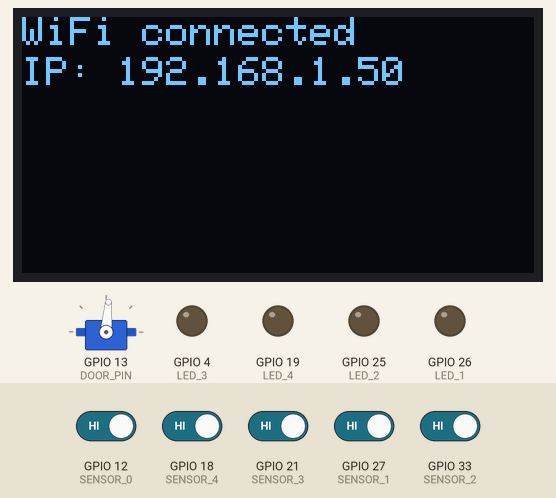
This program was run on a simulated ESP32. Shown: 128×64 one-colour display, servo, output pins drawn as LEDs (lit = HIGH). Inputs (shaded band) come from the test bench; at power-on: GPIO 12 (SENSOR_0), GPIO 18 (SENSOR_4), GPIO 21 (SENSOR_3), GPIO 27 (SENSOR_1), GPIO 33 (SENSOR_2) HIGH. WiFi joins after 1.5 s; servers stay silent unless stated; what the program prints to the serial monitor is not drawn.

Above: at 2.7 s.
2.8 s: GPIO 12 (SENSOR_0) driven LOW
At 3.3 s:
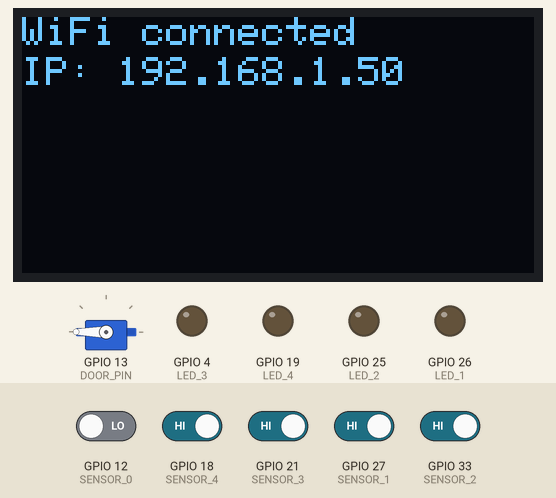
4.3 s: GPIO 18 (SENSOR_4) driven LOW
At 5.5 s:
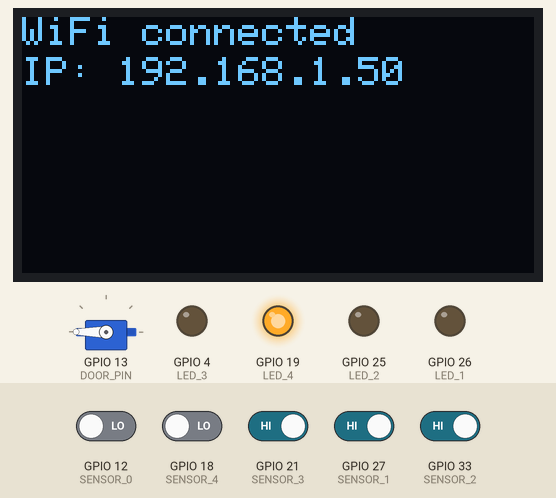
7.3 s: GPIO 21 (SENSOR_3) driven LOW
At 7.9 s:
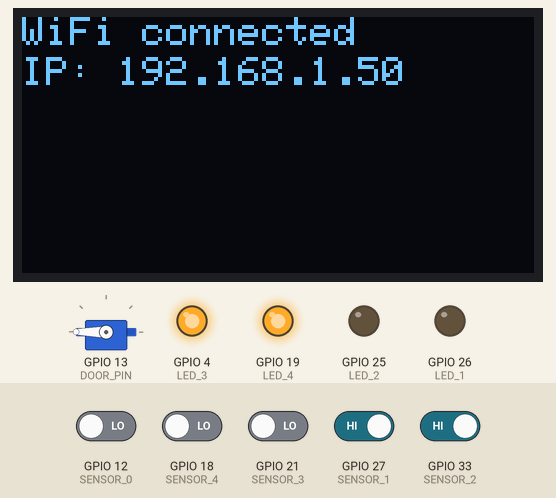
10.3 s: GPIO 27 (SENSOR_1) driven LOW
At 11.4 s:
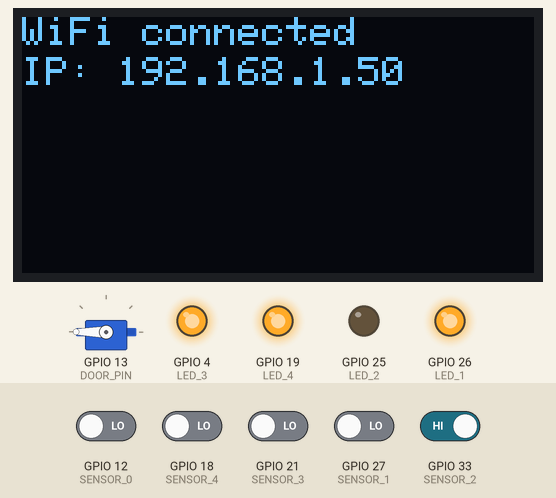
13.3 s: GPIO 33 (SENSOR_2) driven LOW
At 13.7 s:
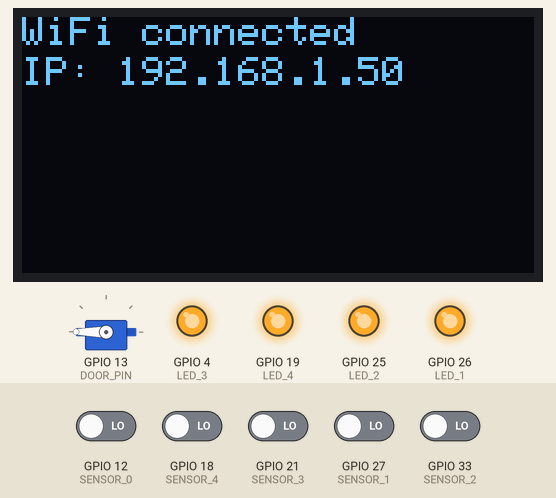
16.3 s: GPIO 18 (SENSOR_4) driven HIGH
At 17.2 s:
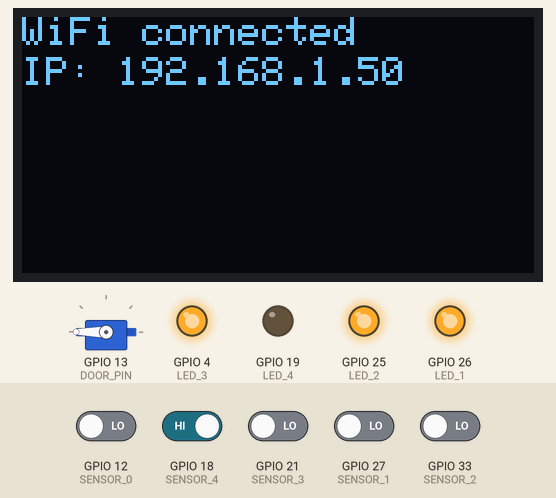
Timing chart, 0 to 19.3 s (numbered marks = the images above; inputs shaded):
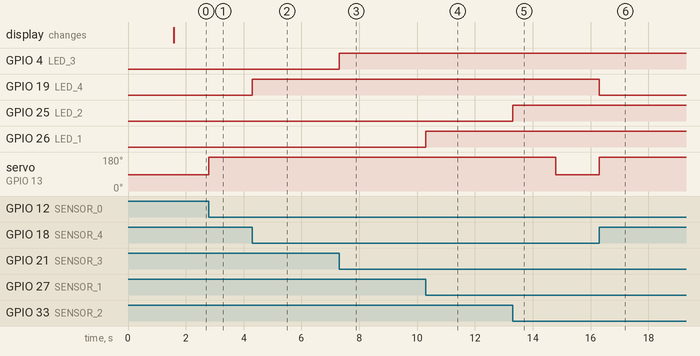

The program:

main.cpp
```cpp
#include <ESP32Servo.h>
#include <WiFi.h>
#include <Wire.h>
#include <Adafruit_GFX.h>
#include <Adafruit_SSD1306.h>
#include <WebServer.h>

#define SENSOR_0 12
#define SENSOR_1 27
#define SENSOR_2 33
#define SENSOR_3 21
#define SENSOR_4 18

#define LED_1 26
#define LED_2 25
#define LED_3 4
#define LED_4 19
#define DOOR_PIN 13

#define DOOR_OPEN_ANGLE 180
#define DOOR_CLOSED_ANGLE 85

const char* ssid = "Vuongdz";//Vuongdz Tran Phuong T2
const char* password = "12345678";//12345678 12341234

#define SCREEN_WIDTH 128
#define SCREEN_HEIGHT 64

Adafruit_SSD1306 display(SCREEN_WIDTH, SCREEN_HEIGHT, &Wire, -1);
WebServer server(80);

String displayText = "";

class SmartDoorSystem {
  public:
    void setup() {
      Wire.begin(23, 22);//22 SCL,23 SDA

      if (!display.begin(SSD1306_SWITCHCAPVCC, 0x3C)) {
        Serial.println(F("OLED không khởi động được"));
        for (;;);
      }
      display.clearDisplay();
      display.setTextSize(1);
      display.setTextColor(SSD1306_WHITE);
      display.setCursor(0, 0);
      display.println("ESP32 Ready");
      display.display();

      Serial.begin(115200);
      WiFi.begin(ssid, password);
      Serial.print("Connecting to WiFi");
      while (WiFi.status() != WL_CONNECTED) {
        delay(500);
        Serial.print(".");
      }
      Serial.println("\nWiFi connected");
      Serial.println(WiFi.localIP());

      display.clearDisplay();
      display.setTextSize(1);
      display.setCursor(0, 0);
      display.println("WiFi connected");
      display.setCursor(0, 10);
      display.print("IP: ");
      display.println(WiFi.localIP());
      display.display();

      server.on("/plate", HTTP_POST, []() {
        String body = server.arg("plain");
        if (body == "") body = server.arg(0);

        if (body.length() >= 32) {
          display.clearDisplay();
          display.setTextSize(1);
          display.setCursor(40, 0);
          display.println("KHU A");

          int y = 12;
          for (int i = 0; i < 4; i++) {
            String raw = body.substring(i * 8, (i + 1) * 8);
            raw.trim();
            String plate = "Empty";
            if (raw != "________") {
            plate = raw.substring(0, 3) + "-" + raw.substring(3, 6) + "." + raw.substring(6, 8);
            }
            display.setCursor(0, y);
            display.printf("S%d: %s", i + 1, plate.c_str());
            y += 12;
          }
          display.display();
          server.send(200, "text/plain", "OK");
        } else {
          server.send(400, "text/plain", "Invalid length");
        }
      });

      server.begin();

      myServo.attach(DOOR_PIN);
      myServo.write(DOOR_CLOSED_ANGLE);

      pinMode(SENSOR_0, INPUT);
      pinMode(SENSOR_1, INPUT);
      pinMode(SENSOR_2, INPUT);
      pinMode(SENSOR_3, INPUT);
      pinMode(SENSOR_4, INPUT);

      pinMode(LED_1, OUTPUT);
      pinMode(LED_2, OUTPUT);
      pinMode(LED_3, OUTPUT);
      pinMode(LED_4, OUTPUT);

      resetStates();
    }

    void loop() {
      server.handleClient();
      readSensors();
      handleDoor();
      handleLEDs();
    }

  private:
    Servo myServo;
    bool isDoorOpening = false;
    bool isDoorOpen = false;
    bool isDoorClosing = false;
    bool wasLowDetected = false;
    unsigned long doorOpenTime = 0;

    int sensorValue0, sensorValue1, sensorValue2, sensorValue3, sensorValue4;

    void resetStates() {
      isDoorOpening = false;
      isDoorOpen = false;
      isDoorClosing = false;
      wasLowDetected = false;
    }

    void readSensors() {
      sensorValue0 = digitalRead(SENSOR_0);
      sensorValue1 = digitalRead(SENSOR_1);
      sensorValue2 = digitalRead(SENSOR_2);
      sensorValue3 = digitalRead(SENSOR_3);
      sensorValue4 = digitalRead(SENSOR_4);
    }

    void handleDoor() {
      if (sensorValue0 == LOW && !isDoorOpening && !isDoorOpen && !isDoorClosing && !(sensorValue1 == LOW && sensorValue2 == LOW && sensorValue3 == LOW && sensorValue4 == LOW)) {
        myServo.write(DOOR_OPEN_ANGLE);
        isDoorOpening = true;
        isDoorOpen = true;
        doorOpenTime = millis();
        wasLowDetected = true;
      }

      if (isDoorOpen && (millis() - doorOpenTime >= 3000)) {
        isDoorClosing = true;
        isDoorOpen = false;
      }

      if (isDoorClosing) {
        myServo.write(DOOR_CLOSED_ANGLE);
        isDoorClosing = false;
        isDoorOpening = false;
        wasLowDetected = false;
      }
    }

    void handleLEDs() {
      digitalWrite(LED_1, sensorValue1 == LOW ? HIGH : LOW);
      digitalWrite(LED_2, sensorValue2 == LOW ? HIGH : LOW);
      digitalWrite(LED_3, sensorValue3 == LOW ? HIGH : LOW);
      digitalWrite(LED_4, sensorValue4 == LOW ? HIGH : LOW);
    }
};

SmartDoorSystem doorSystem;

void setup() {
  doorSystem.setup();
}

void loop() {
  doorSystem.loop();
}
```

Measured:
- after the input at 2.8 s, servo on GPIO 13 (DOOR_PIN): 85° → 180° at once
- after the input at 4.3 s, GPIO 19 (LED_4): LOW → HIGH at once
- after the input at 7.3 s, GPIO 4 (LED_3): LOW → HIGH at once
- after the input at 10.3 s, GPIO 26 (LED_1): LOW → HIGH at once
- after the input at 13.3 s, GPIO 25 (LED_2): LOW → HIGH at once; servo on GPIO 13 (DOOR_PIN): 180° → 85° after 1.5 s
- after the input at 16.3 s, GPIO 19 (LED_4): HIGH → LOW at once; servo on GPIO 13 (DOOR_PIN): 85° → 180° at once
